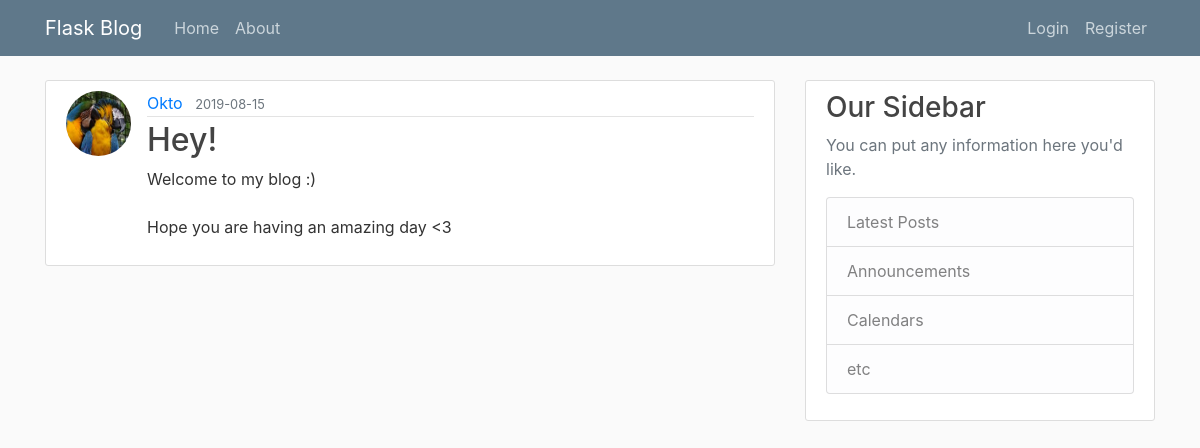
/posts/1, run on the app's committed database.
### blogapp/models.py (models this page shows, shortened)
class User(db.Model, UserMixin):
    id = db.Column(db.Integer, primary_key=True)
    username = db.Column(db.String(18), unique=True, nullable=False)
    email = db.Column(db.String(50), unique=True, nullable=False)
    image_file = db.Column(db.String(20), nullable=False, default="default.jpg")
    password = db.Column(db.String(60), nullable=False)
    posts = db.relationship("Post", backref="author", lazy=True)

class Post(db.Model):
    id = db.Column(db.Integer, primary_key=True)
    title = db.Column(db.String(100), nullable=False)
    date_posted = db.Column(db.DateTime, nullable=False, default=datetime.utcnow)
    content = db.Column(db.Text, nullable=False)
    user_id = db.Column(db.Integer, db.ForeignKey("user.id"), nullable=False)

### blogapp/posts/routes.py (the view)
@posts.route("/posts/<post_id>")
def post(post_id):
    post = Post.query.get_or_404(post_id)
    return render_template("post.html", title=post.title, post=post, legend="New Post")

### blogapp/templates/post.html (shortened to what this page needs)
{% extends "layout.html" %}
{% block content %}
    <article class="media content-section">
        <img class="rounded-circle article-img" src="{{ url_for('static', filename='profile_pics/'+ post.author.image_file) }}">
        <div class="media-body">
            <div class="article-metadata">
                <a class="mr-2" href="{{ url_for('users.user_posts', username=post.author.username) }}">{{ post.author.username }}</a>
                <small class="text-muted">{{ post.date_posted.strftime("%Y-%m-%d") }}</small>
            </div>
            <h2 class="article-title">{{ post.title }}</h2>
            <p class="article-content">{{ post.content }}</p>
        </div>
    </article>
{% endblock content %}

### blogapp/static/main.css (style rules this page uses)
body { background: #fafafa; color: #333333; margin-top: 5rem; }
h1, h2, h3, h4, h5, h6 { color: #444444; }
.content-section { background: #ffffff; padding: 10px 20px; border: 1px solid #dddddd; border-radius: 3px; margin-bottom: 20px; }
.article-title { color: #444444; }
.article-content { white-space: pre-line; }
.article-img { height: 65px; width: 65px; margin-right: 16px; }
.article-metadata { padding-bottom: 1px; margin-bottom: 4px; border-bottom: 1px solid #e3e3e3 }

### data on the page
User: image_file (picture), author.username "Okto"
Post: date_posted "2019-08-15", title "Hey!", content "Welcome to my blog :) Hope you are having an amazing day <3"
